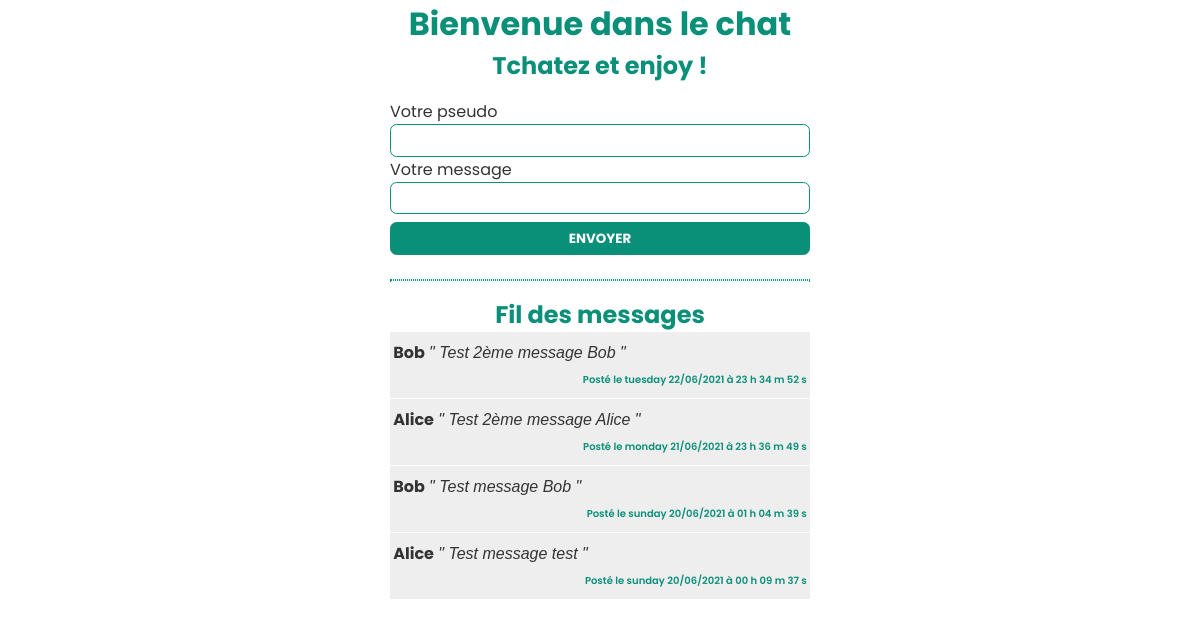
The page / on the database its author committed.
### tables this page shows
CREATE TABLE IF NOT EXISTS `chat` (
  `id` int(11) NOT NULL AUTO_INCREMENT,
  `pseudo` varchar(255) NOT NULL,
  `message` varchar(255) NOT NULL,
  `date_creation` datetime NOT NULL DEFAULT CURRENT_TIMESTAMP,
  PRIMARY KEY (`id`)
);

### feed.php (the view, shortened to what this page needs)
<?php
$reponse = $bdd->query('SELECT pseudo,
                                message,
                                LOWER(DAYNAME(date_creation)) AS nameday,
                                DAY(date_creation) AS day,
                                MONTH(date_creation) AS month,
                                YEAR(date_creation) AS year,
                                HOUR(date_creation) AS hour,
                                MINUTE(date_creation) AS minute,
                                SECOND(date_creation) AS seconde
                        FROM chat
                        ORDER BY id
                        DESC LIMIT 0, 10');
while($datas = $reponse->fetch()){
?>
<div class="feed-content last-msg">
    <p class="post"><?php echo '<span class="pseudo">'. $datas['pseudo'] .'</span>' .' <span class="message">" '. $datas['message'] .' "</span>'; ?></p>
    <?php
    $day = (int) $datas['day'] < 10 ?  '0'. $datas['day'] :  $datas['day'];
    $month = (int) $datas['month'] < 10 ? '0'. $datas['month'] :  $datas['month'];
    $hour = (int) $datas['hour'] < 10 ? '0'. $datas['hour'] :  $datas['hour'];
    $minute = (int) $datas['minute'] < 10 ? '0'. $datas['minute'] :  $datas['minute'];
    $seconde = (int) $datas['seconde'] < 10 ? '0'. $datas['seconde'] :  $datas['seconde'];
    ?>
    <p class="time"><?php echo '<span class="posted">Posté le '. $datas['nameday'] . ' '. $day . '/'. $month .'/'. $datas['year'] . ' à '. $hour . ' h ' . $minute . ' m ' . $seconde . ' s </span>';?></p>
</div>
<?php
}
?>

### index.php (shortened to what this page needs)
<?php include('database.php'); ?>
<!DOCTYPE html>
<html lang="fr">
<head>
    <link rel="stylesheet" href="./dist/css/style.css">
</head>
<body>
    <header>
        <h1>Bienvenue dans le chat</h1>
    </header>
    <section>
        <h2>Tchatez et enjoy !</h2>
        <form action="message-post.php" method="post">
            <fieldset>
                <label for="pseudo">Votre pseudo</label>
                <input type="text" name="pseudo" id="pseudo" value="<?php echo isset($_COOKIE['pseudo']) ? $_COOKIE['pseudo']:'""' ?>">
            </fieldset>
            <fieldset>
                <label for="message">Votre message</label>
                <input type="text" name="message" id="message">
            </fieldset>
            <input type="submit" value="Envoyer">
        </form>
        <hr>
        <div id="feed">
            <h2>Fil des messages</h2>
            <?php include('feed.php') ?>
        </div>
    </section>
</body>
</html>

### rows shown on the page
chat: pseudo "Bob", message "Test 2ème message Bob", nameday "tuesday", day "22", month "06", year "2021", hour "23", minute "34", seconde "52"
chat: pseudo "Alice", message "Test 2ème message Alice", nameday "monday", day "21", month "06", year "2021", hour "23", minute "36", seconde "49"
chat: pseudo "Bob", message "Test message Bob", nameday "sunday", day "20", month "06", year "2021", hour "01", minute "04", seconde "39"
chat: pseudo "Alice", message "Test message test", nameday "sunday", day "20", month "06", year "2021", hour "00", minute "09", seconde "37"
